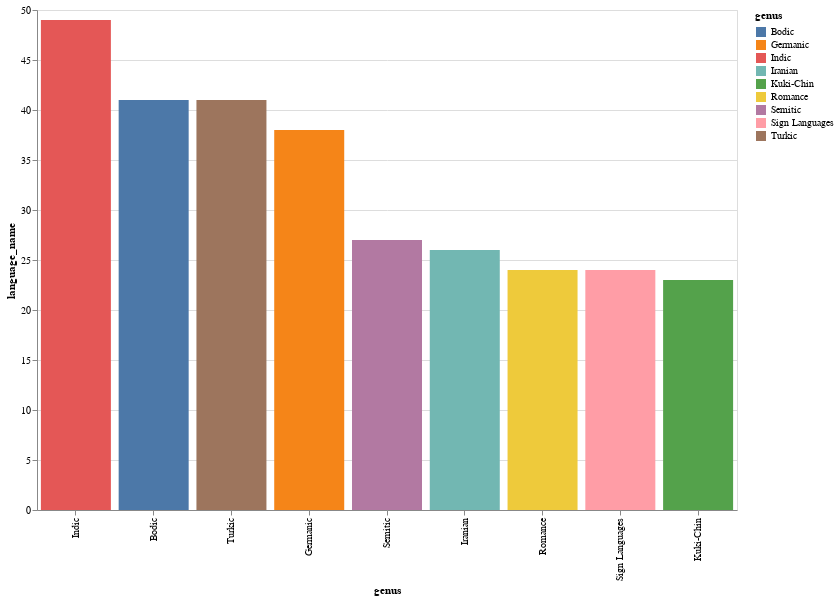

The notebook cell saved with this chart:
### Code cell
background_chart = alt.Chart(for_donat_gen).mark_bar().encode(
    x = alt.X('genus:N', sort= alt.SortField('language_name', order='descending')),
    y = alt.Y('language_name'),
    color = alt.Color('genus:N'),
).transform_window(
    rank='rank(language_name)',
    sort=[alt.SortField('language_name', order='descending')]
).transform_filter(
    (alt.datum.rank < 10)
).properties(width = 700, height = 500)
background_chart

### Figure 1 — Vega-Lite specification as saved in the notebook (floating-point values rounded to 4 significant figures)
{"config": {"view": {"continuousWidth": 400, "continuousHeight": 300}}, "data": {"name": "data-34928693fbf4d5c605c31396c7382f6d"}, "mark": "bar", "encoding": {"color": {"field": "genus", "type": "nominal"}, "x": {"field": "genus", "sort": {"field": "language_name", "order": "descending"}, "type": "nominal"}, "y": {"field": "language_name", "type": "quantitative"}}, "height": 500, "transform": [{"window": [{"op": "rank", "field": "language_name", "as": "rank"}], "sort": [{"field": "language_name", "order": "descending"}]}, {"filter": "(datum.rank < 10)"}], "width": 700, "$schema": "https://vega.github.io/schema/vega-lite/v4.17.0.json", "datasets": {"data-34928693fbf4d5c605c31396c7382f6d": [{"language_name": 1, "language_family": 1, "macroarea": 1, "genus": "Ainu"}, {"language_name": 1, "language_family": 1, "macroarea": 1, "genus": "Albanian"}, {"language_name": 3, "language_family": 3, "macroarea": 3, "genus": "Armenian"}, {"language_name": 5, "language_family": 5, "macroarea": 5, "genus": "Aslian"}, {"language_name": 13, "language_family": 13, "macroarea": 13, "genus": "Avar-Andic-Tsezic"}, {"language_name": 15, "language_family": 15, "macroarea": 15, "genus": "Bahnaric"}, {"language_name": 1, "language_family": 1, "macroarea": 1, "genus": "Bai"}, {"language_name": 2, "language_family": 2, "macroarea": 2, "genus": "Baltic"}, {"language_name": 12, "language_family": 12, "macroarea": 12, "genus": "Basque"}, {"language_name": 41, "language_family": 41, "macroarea": 41, "genus": "Bodic"}, {"language_name": 6, "language_family": 6, "macroarea": 6, "genus": "Bodo-Garo"}, {"language_name": 13, "language_family": 13, "macroarea": 13, "genus": "Burmese-Lolo"}, {"language_name": 1, "language_family": 1, "macroarea": 1, "genus": "Burushaski"}, {"language_name": 9, "language_family": 9, "macroarea": 9, "genus": "Celtic"}, {"language_name": 3, "language_family": 3, "macroarea": 3, "genus": "Central Dravidian"}, {"language_name": 10, "language_family": 10, "macroarea": 10, "genus": "Chinese"}, {"language_name": 3, "language_family": 3, "macroarea": 3, "genus": "Creoles and Pidgins"}, {"language_name": 1, "language_family": 1, "macroarea": 1, "genus": "Dhimalic"}, {"language_name": 2, "language_family": 2, "macroarea": 2, "genus": "Digaroan"}, {"language_name": 7, "language_family": 7, "macroarea": 7, "genus": "Eskimo"}, {"language_name": 7, "language_family": 7, "macroarea": 7, "genus": "Finnic"}, {"language_name": 38, "language_family": 38, "macroarea": 38, "genus": "Germanic"}, {"language_name": 5, "language_family": 5, "macroarea": 5, "genus": "Great Andamanese"}, {"language_name": 2, "language_family": 2, "macroarea": 2, "genus": "Greek"}, {"language_name": 1, "language_family": 1, "macroarea": 1, "genus": "Hlai"}, {"language_name": 5, "language_family": 5, "macroarea": 5, "genus": "Hmong-Mien"}, {"language_name": 49, "language_family": 49, "macroarea": 49, "genus": "Indic"}, {"language_name": 26, "language_family": 26, "macroarea": 26, "genus": "Iranian"}, {"language_name": 2, "language_family": 2, "macroarea": 2, "genus": "Japanese"}, {"language_name": 1, "language_family": 1, "macroarea": 1, "genus": "Jingpho"}, {"language_name": 4, "language_family": 4, "macroarea": 4, "genus": "Kadai"}, {"language_name": 13, "language_family": 13, "macroarea": 13, "genus": "Kam-Tai"}, {"language_name": 5, "language_family": 5, "macroarea": 5, "genus": "Karen"}, {"language_name": 4, "language_family": 4, "macroarea": 4, "genus": "Kartvelian"}, {"language_name": 4, "language_family": 4, "macroarea": 4, "genus": "Katuic"}, {"language_name": 1, "language_family": 1, "macroarea": 1, "genus": "Khasian"}, {"language_name": 1, "language_family": 1, "macroarea": 1, "genus": "Khmer"}, {"language_name": 1, "language_family": 1, "macroarea": 1, "genus": "Korean"}, {"language_name": 23, "language_family": 23, "macroarea": 23, "genus": "Kuki-Chin"}, {"language_name": 1, "language_family": 1, "macroarea": 1, "genus": "Kusunda"}, {"language_name": 2, "language_family": 2, "macroarea": 2, "genus": "Lak-Dargwa"}, {"language_name": 1, "language_family": 1, "macroarea": 1, "genus": "Lepcha"}, {"language_name": 10, "language_family": 10, "macroarea": 10, "genus": "Lezgic"}, {"language_name": 18, "language_family": 18, "macroarea": 18, "genus": "Mahakiranti"}, {"language_name": 12, "language_family": 12, "macroarea": 12, "genus": "Malayo-Sumbawan"}, {"language_name": 2, "language_family": 2, "macroarea": 2, "genus": "Mari"}, {"language_name": 12, "language_family": 12, "macroarea": 12, "genus": "Mongolic"}, {"language_name": 2, "language_family": 2, "macroarea": 2, "genus": "Monic"}, {"language_name": 2, "language_family": 2, "macroarea": 2, "genus": "Mordvin"}, {"language_name": 10, "language_family": 10, "macroarea": 10, "genus": "Munda"}, {"language_name": 1, "language_family": 1, "macroarea": 1, "genus": "Nahali"}, {"language_name": 3, "language_family": 3, "macroarea": 3, "genus": "Nakh"}, {"language_name": 1, "language_family": 1, "macroarea": 1, "genus": "Naxi"}, {"language_name": 3, "language_family": 3, "macroarea": 3, "genus": "Nicobarese"}, {"language_name": 2, "language_family": 2, "macroarea": 2, "genus": "Nivkh"}, {"language_name": 4, "language_family": 4, "macroarea": 4, "genus": "Northern Chukotko-Kamchatkan"}, {"language_name": 3, "language_family": 3, "macroarea": 3, "genus": "Northern Dravidian"}, {"language_name": 5, "language_family": 5, "macroarea": 5, "genus": "Northern Naga"}, {"language_name": 7, "language_family": 7, "macroarea": 7, "genus": "Northwest Caucasian"}, {"language_name": 3, "language_family": 3, "macroarea": 3, "genus": "Nungish"}, {"language_name": 3, "language_family": 3, "macroarea": 3, "genus": "Nuristani"}, {"language_name": 5, "language_family": 5, "macroarea": 5, "genus": "Palaung-Khmuic"}, {"language_name": 1, "language_family": 1, "macroarea": 1, "genus": "Pearic"}, {"language_name": 4, "language_family": 4, "macroarea": 4, "genus": "Permic"}, {"language_name": 2, "language_family": 2, "macroarea": 2, "genus": "Qiangic"}, {"language_name": 1, "language_family": 1, "macroarea": 1, "genus": "Raji-Raute"}, {"language_name": 24, "language_family": 24, "macroarea": 24, "genus": "Romance"}, {"language_name": 3, "language_family": 3, "macroarea": 3, "genus": "Saami"}, {"language_name": 6, "language_family": 6, "macroarea": 6, "genus": "Samoyedic"}, {"language_name": 27, "language_family": 27, "macroarea": 27, "genus": "Semitic"}, {"language_name": 1, "language_family": 1, "macroarea": 1, "genus": "Shompen"}, {"language_name": 24, "language_family": 24, "macroarea": 24, "genus": "Sign Languages"}, {"language_name": 17, "language_family": 17, "macroarea": 17, "genus": "Slavic"}, {"language_name": 2, "language_family": 2, "macroarea": 2, "genus": "South Andamanese"}, {"language_name": 7, "language_family": 7, "macroarea": 7, "genus": "South-Central Dravidian"}, {"language_name": 1, "language_family": 1, "macroarea": 1, "genus": "Southern Chukotko-Kamchatkan"}, {"language_name": 10, "language_family": 10, "macroarea": 10, "genus": "Southern Dravidian"}, {"language_name": 1, "language_family": 1, "macroarea": 1, "genus": "Sulung"}, {"language_name": 9, "language_family": 9, "macroarea": 9, "genus": "Tani"}, {"language_name": 11, "language_family": 11, "macroarea": 11, "genus": "Tungusic"}, {"language_name": 41, "language_family": 41, "macroarea": 41, "genus": "Turkic"}, {"language_name": 3, "language_family": 3, "macroarea": 3, "genus": "Ugric"}, {"language_name": 2, "language_family": 2, "macroarea": 2, "genus": "Viet-Muong"}, {"language_name": 2, "language_family": 2, "macroarea": 2, "genus": "Western Arunachal"}, {"language_name": 3, "language_family": 3, "macroarea": 3, "genus": "Yeniseian"}, {"language_name": 2, "language_family": 2, "macroarea": 2, "genus": "Yukaghir"}, {"language_name": 3, "language_family": 3, "macroarea": 3, "genus": "rGyalrong"}]}}
